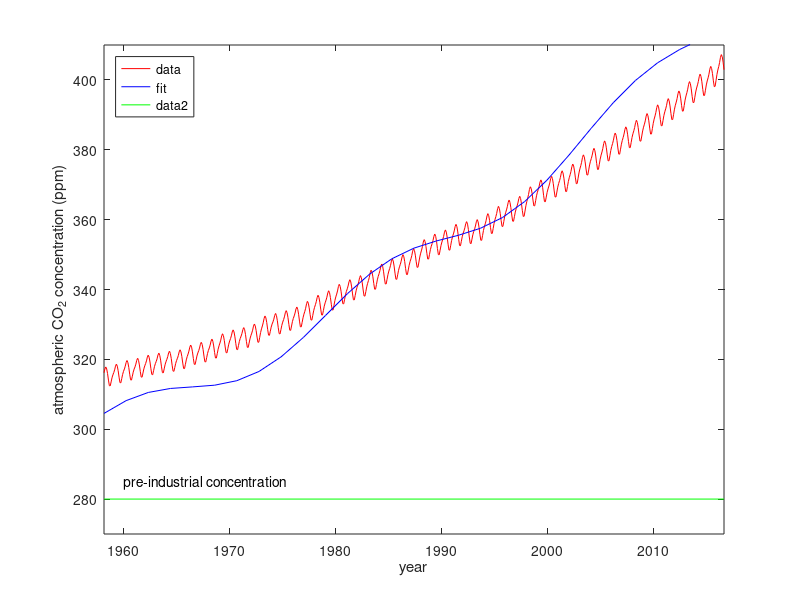

Here is the MATLAB script that generated this plot:
% keeling2.m  Fitting the Keeling curve.  attempt 2.

% Our first attempt (keeling1.m) captured the overall rise in CO2 levels,
% but not the annual cycle.  Now we'll add a sinusoidal term to the fit
% function to capture this as well.

clear; clc;

% load data
d = load('keeling.txt','-ascii');
x = d(:,4);  % get the decimal year
y = d(:,7);  % get the CO2 concentration

% choose a fit function; let's try the second-order polynomial from the
% first attempt, plus a sinusoid with adjustable size and phase
fitfn = @( a, p ) p(3)*a.^2 + p(2)*a + p(1) + p(4)*sin(2*pi*(a-p(5)));

% choose an error function; let's try sum of squares
errfn = @( p ) sum(( fitfn(x,p) - y ).^2);

% make a reasonable guess as to the fit parameters.  we'll use the
% polynomial coefficients that we got from the fit (phat) in
% keeling1.m, and we'll assign amplitude 5.0 (just a guess) to the
% sinusoid.
pinit = [ 46056 -48 0 5 0 ];

% find fit
phat = fminsearch(errfn,pinit);

% show results
clf;
plot(x,y,'r-');  % plot the data points
hold on
fplot(@(a)fitfn(a,phat),[ x(1) x(end) ],'b-');  % plot the fit
set( gca,'YLim',[ 270 410 ] );
xlabel 'year'
ylabel 'atmospheric CO_2 concentration (ppm)'
legend('data','fit','Location','NorthWest');

% add pre-industrial reference line
xlim = get(gca,'XLim');
plot( xlim, [ 280 280 ], 'g-' );
text( 1960, 285, 'pre-industrial concentration' );
hold off
